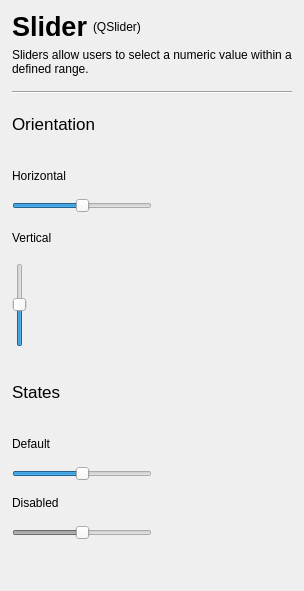
        <widget class="QWidget" name="slider_page">
         <layout class="QVBoxLayout" name="verticalLayout_46">
          <property name="leftMargin">
           <number>12</number>
          </property>
          <property name="rightMargin">
           <number>12</number>
          </property>
          <item>
           <layout class="QVBoxLayout" name="verticalLayout_45">
            <property name="bottomMargin">
             <number>9</number>
            </property>
            <item>
             <layout class="QHBoxLayout" name="horizontalLayout_44">
              <item>
               <widget class="QLabel" name="label_153">
                <property name="sizePolicy">
                 <sizepolicy hsizetype="Fixed" vsizetype="Preferred">
                  <horstretch>0</horstretch>
                  <verstretch>0</verstretch>
                 </sizepolicy>
                </property>
                <property name="styleSheet">
                 <string notr="true">font-size: 20pt;
font-weight: 600;</string>
                </property>
                <property name="text">
                 <string>Slider</string>
                </property>
               </widget>
              </item>
              <item>
               <widget class="QLabel" name="label_154">
                <property name="text">
                 <string>(QSlider)</string>
                </property>
               </widget>
              </item>
             </layout>
            </item>
            <item>
             <widget class="QLabel" name="label_155">
              <property name="text">
               <string>Sliders allow users to select a numeric value within a defined range.</string>
              </property>
              <property name="wordWrap">
               <bool>true</bool>
              </property>
              <property name="class" stdset="0">
               <string>muted</string>
              </property>
             </widget>
            </item>
           </layout>
          </item>
          <item>
           <widget class="Line" name="line_4">
            <property name="minimumSize">
             <size>
              <width>0</width>
              <height>2</height>
             </size>
            </property>
            <property name="maximumSize">
             <size>
              <width>16777215</width>
              <height>2</height>
             </size>
            </property>
            <property name="orientation">
             <enum>Qt::Orientation::Horizontal</enum>
            </property>
           </widget>
          </item>
          <item>
           <layout class="QGridLayout" name="gridLayout_17">
            <property name="topMargin">
             <number>15</number>
            </property>
            <property name="verticalSpacing">
             <number>15</number>
            </property>
            <item row="0" column="0">
             <widget class="QLabel" name="label_150">
              <property name="styleSheet">
               <string notr="true">font-size: 13pt;</string>
              </property>
              <property name="text">
               <string>Orientation</string>
              </property>
             </widget>
            </item>
            <item row="7" column="0">
             <widget class="QLabel" name="label_158">
              <property name="styleSheet">
               <string notr="true">font-size: 13pt;</string>
              </property>
              <property name="text">
               <string>States</string>
              </property>
             </widget>
            </item>
            <item row="2" column="0">
             <widget class="QLabel" name="label_151">
              <property name="text">
               <string>Horizontal</string>
              </property>
             </widget>
            </item>
            <item row="9" column="0">
             <widget class="QLabel" name="label_160">
              <property name="text">
               <string>Default</string>
              </property>
             </widget>
            </item>
            <item row="6" column="0">
             <spacer name="verticalSpacer_57">
              <property name="orientation">
               <enum>Qt::Orientation::Vertical</enum>
              </property>
              <property name="sizeHint" stdset="0">
               <size>
                <width>20</width>
                <height>20</height>
               </size>
              </property>
             </spacer>
            </item>
            <item row="4" column="0">
             <widget class="QLabel" name="label_156">
              <property name="text">
               <string>Vertical</string>
              </property>
             </widget>
            </item>
            <item row="8" column="0">
             <spacer name="verticalSpacer_56">
              <property name="orientation">
               <enum>Qt::Orientation::Vertical</enum>
              </property>
              <property name="sizeHint" stdset="0">
               <size>
                <width>20</width>
                <height>20</height>
               </size>
              </property>
             </spacer>
            </item>
            <item row="10" column="0">
             <widget class="QSlider" name="horizontalSlider_3">
              <property name="value">
               <number>50</number>
              </property>
              <property name="orientation">
               <enum>Qt::Orientation::Horizontal</enum>
              </property>
             </widget>
            </item>
            <item row="5" column="0">
             <widget class="QSlider" name="verticalSlider">
              <property name="value">
               <number>50</number>
              </property>
              <property name="sliderPosition">
               <number>50</number>
              </property>
              <property name="orientation">
               <enum>Qt::Orientation::Vertical</enum>
              </property>
             </widget>
            </item>
            <item row="12" column="0">
             <widget class="QSlider" name="horizontalSlider_2">
              <property name="enabled">
               <bool>false</bool>
              </property>
              <property name="value">
               <number>50</number>
              </property>
              <property name="sliderPosition">
               <number>50</number>
              </property>
              <property name="orientation">
               <enum>Qt::Orientation::Horizontal</enum>
              </property>
             </widget>
            </item>
            <item row="11" column="0">
             <widget class="QLabel" name="label_152">
              <property name="text">
               <string>Disabled</string>
              </property>
             </widget>
            </item>
            <item row="1" column="0">
             <spacer name="verticalSpacer_55">
              <property name="orientation">
               <enum>Qt::Orientation::Vertical</enum>
              </property>
              <property name="sizeHint" stdset="0">
               <size>
                <width>20</width>
                <height>20</height>
               </size>
              </property>
             </spacer>
            </item>
            <item row="3" column="0">
             <widget class="QSlider" name="horizontalSlider">
              <property name="value">
               <number>50</number>
              </property>
              <property name="sliderPosition">
               <number>50</number>
              </property>
              <property name="orientation">
               <enum>Qt::Orientation::Horizontal</enum>
              </property>
             </widget>
            </item>
            <item row="4" column="1">
             <spacer name="horizontalSpacer">
              <property name="orientation">
               <enum>Qt::Orientation::Horizontal</enum>
              </property>
              <property name="sizeHint" stdset="0">
               <size>
                <width>40</width>
                <height>20</height>
               </size>
              </property>
             </spacer>
            </item>
           </layout>
          </item>
          <item>
           <spacer name="verticalSpacer_54">
            <property name="orientation">
             <enum>Qt::Orientation::Vertical</enum>
            </property>
            <property name="sizeHint" stdset="0">
             <size>
              <width>20</width>
              <height>40</height>
             </size>
            </property>
           </spacer>
          </item>
         </layout>
        </widget>
